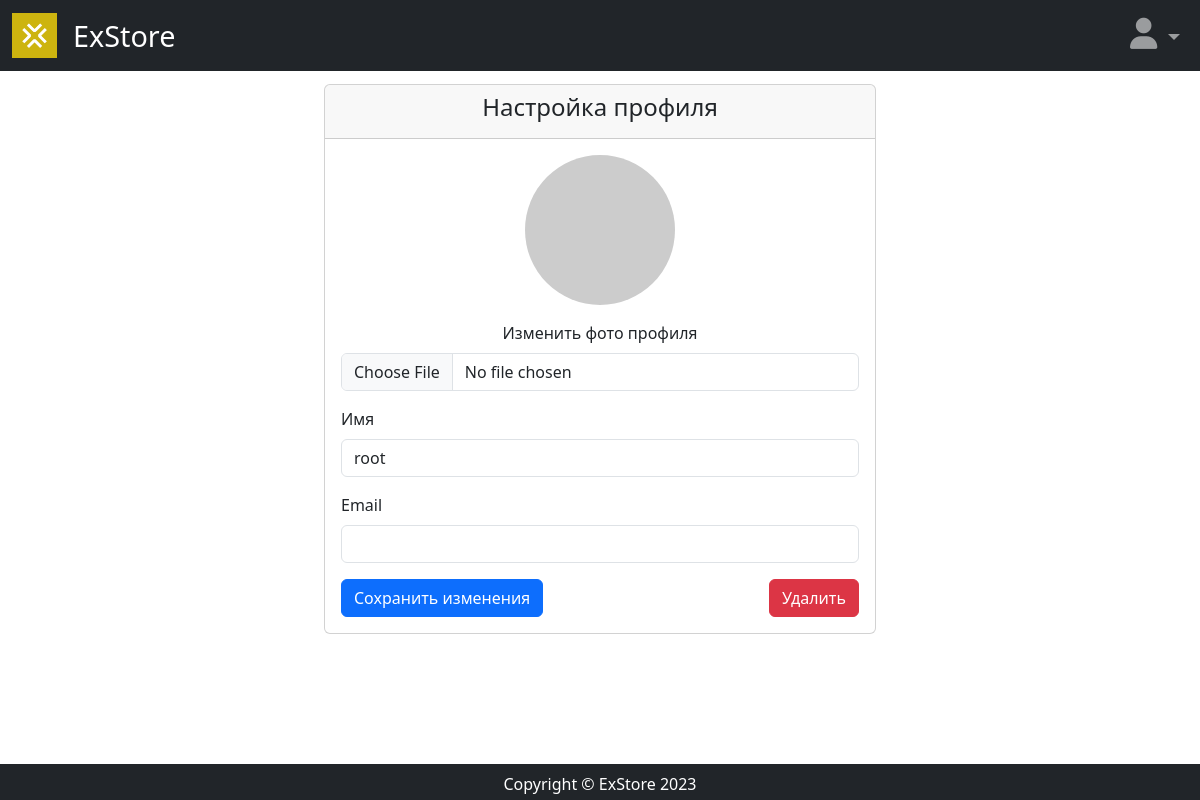
The page /user/profile/ (signed in) on the database as committed earlier.
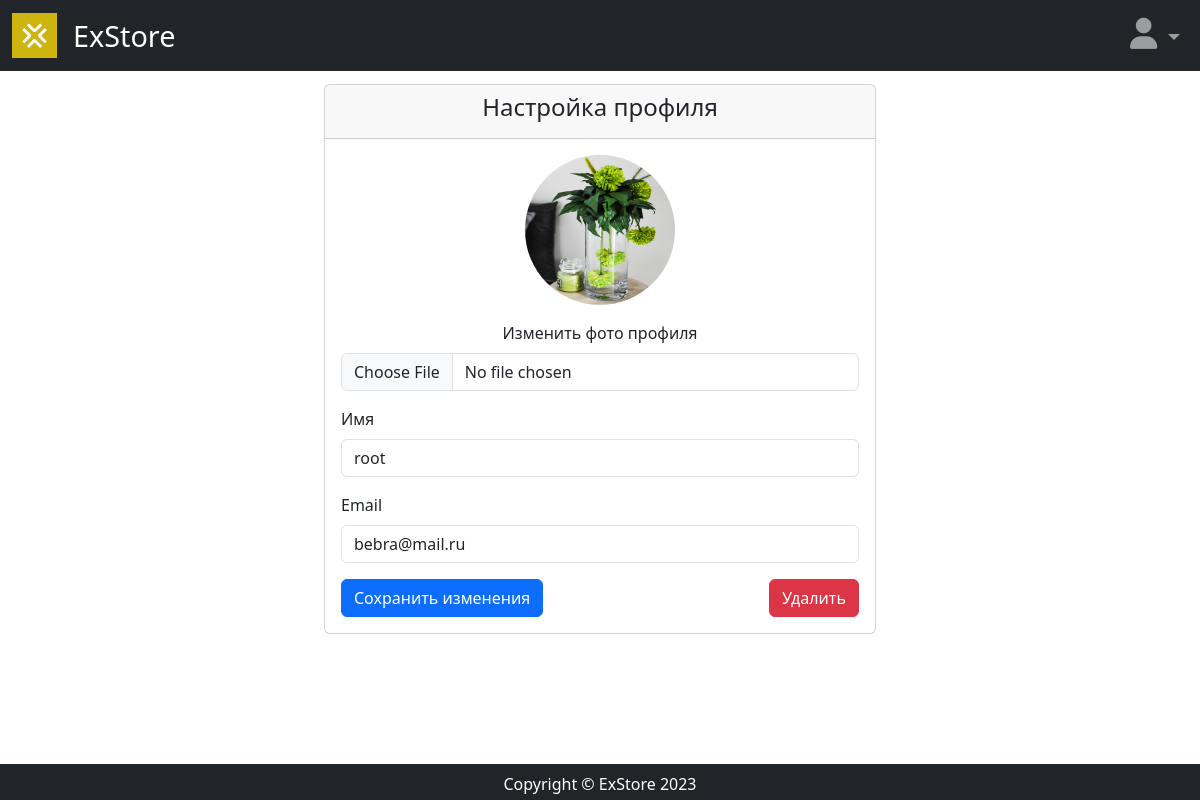
The same page on the database as committed later.
### users/models.py (models this page shows, shortened)
class User(AbstractUser):
    image = models.ImageField(upload_to='users_images', blank=True, null=True, verbose_name="Аватар")

### users/views.py (the view)
# urls.py: path('profile/', views.profile, name="profile"),
def profile(request):
    if request.method == 'POST':
        action = request.POST.get("action")
        if action == "save":
            form = ProfileForm(data=request.POST, instance=request.user, files=request.FILES)
            if form.is_valid():
                form.save()
                return HttpResponseRedirect(reverse('user:profile'))
        elif action == "delete":
            request.user.delete()
            return HttpResponseRedirect(reverse('main:index'))
    else:
        form = ProfileForm(instance=request.user)
    context = {
        'form': form
    }
    return render(request, 'users/profile.html', context=context)

### users/forms.py
class ProfileForm(UserChangeForm):
    username = forms.CharField()
    email = forms.CharField()
    image = forms.ImageField(required=False)
    class Meta:
        model = User
        fields = ['username', 'image', 'email']

### users/templates/users/profile.html (shortened to what this page needs)
{% extends "main/base.html" %}
{% block content %}
<div class="row justify-content-center mt-4">
    <div class="col-lg-8">
        <div class="card">
            <div class="card-header text-center">
                <h4>Настройка профиля</h4>
            </div>
            <div class="card-body">
                <form action="{% url "user:profile" %}" method="post" enctype="multipart/form-data">
                    <div class="mb-3 text-center">
                        {% if not user.image %}
                        <img src="https://via.placeholder.com/150" class="rounded-circle mb-3" alt="Профиль" width="150" height="150">
                        {% else %}
                        <img src="{{ user.image.url }}" class="rounded-circle mb-3" alt="Профиль" width="150" height="150">
                        {% endif %}
                        <div>
                            <label for="id_image" class="form-label">Изменить фото профиля</label>
                            <input name="image" type="file" class="form-control" id="id_image">
                        </div>
                    </div>
                    <div class="mb-3">
                        <label for="id_username" class="form-label">Имя</label>
                        <input name="username" type="text" class="form-control" id="id_username" value="{{ form.username.value }}">
                    </div>
                    <div class="mb-3">
                        <label for="id_email" class="form-label">Email</label>
                        <input name="email" type="email" class="form-control" id="id_email" value="{{ form.email.value }}">
                    </div>
                    <div class="d-flex justify-content-between">
                        <button type="submit" name="action" value="save" class="btn btn-primary">Сохранить изменения</button>
                        <button type="button" class="btn btn-danger" data-bs-toggle="modal" data-bs-target="#delete">Удалить</button>
                    </div>
                </form>
            </div>
        </div>
    </div>
</div>
{% endblock content %}

Rows that differ between the two databases and show on the page:
changed User "root": image: picture added; email (not shown) → "bebra@mail.ru"
